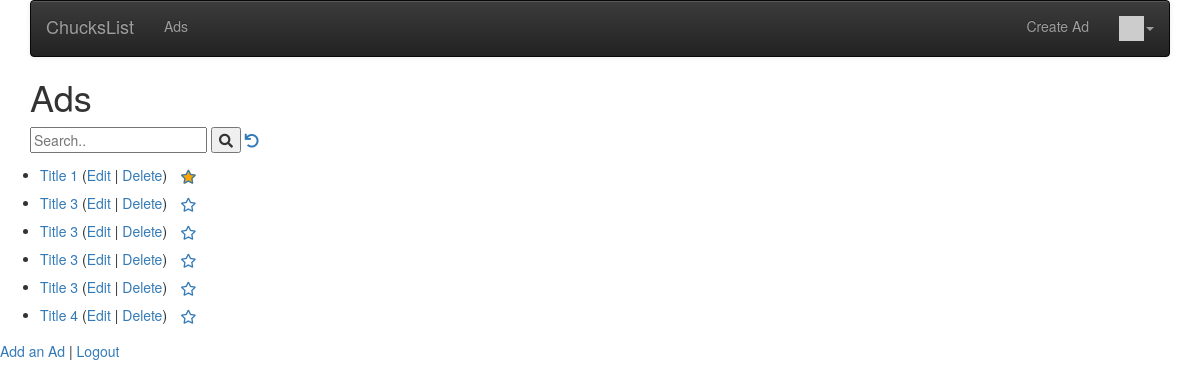
The app's page /ads (signed in), older data.
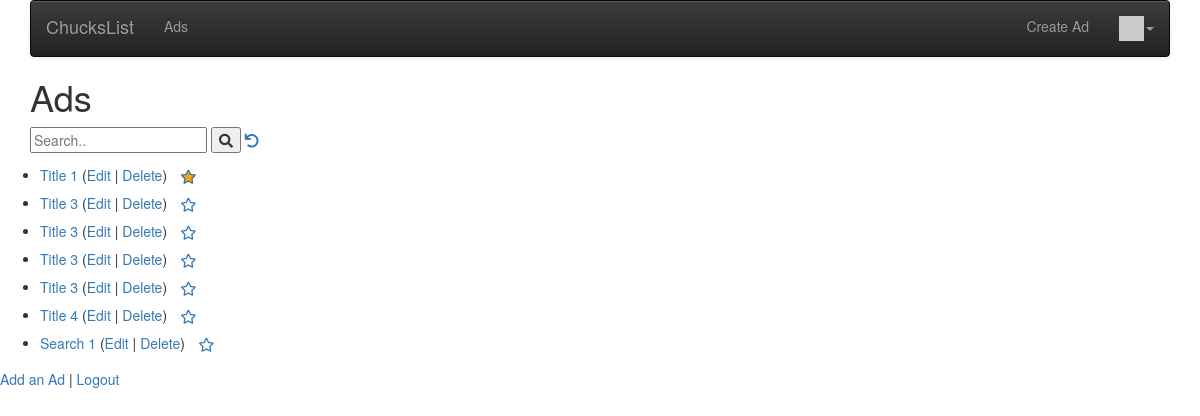
The same page, newer data.
### ads/models.py (models this page shows, shortened)
class Ad(models.Model) :
    title = models.CharField(
            max_length=200,
            validators=[MinLengthValidator(2, "Title must be greater than 2 characters")]
    )
    price = models.DecimalField(max_digits=7, decimal_places=2, null=True)
    text = models.TextField()
    picture = models.BinaryField(null=True, editable=True)
    content_type = models.CharField(max_length=256, null=True, help_text='The MIMEType of the file')
    owner = models.ForeignKey(settings.AUTH_USER_MODEL, on_delete=models.CASCADE)
    comments = models.ManyToManyField(settings.AUTH_USER_MODEL,
                                      through='Comment', related_name='comments_owned')
    favorites = models.ManyToManyField(settings.AUTH_USER_MODEL,
                                       through='Fav', related_name='favorite_ads')
    created_at = models.DateTimeField(auto_now_add=True)
    updated_at = models.DateTimeField(auto_now=True)

### ads/views.py (the view, shortened to what this page needs)
# urls.py: path('', views.AdListView.as_view()),
class AdListView(OwnerListView):
    model = Ad
    template_name = "ads/ad_list.html"
    def get(self, request):
        strval = request.GET.get("search", False)
        if strval:
            query = Q(title__contains=strval)
            query.add(Q(text__contains=strval), Q.OR)
            objects = Ad.objects.filter(query).select_related().order_by('-updated_at')[:10]
        else:
            ad_list = Ad.objects.all()
            favorites = list()
            if request.user.is_authenticated:
                rows = request.user.favorite_ads.values('id')
                favorites = [row['id'] for row in rows]
            ctx = {'ad_list': ad_list, 'favorites': favorites}
            return render(request, self.template_name, ctx)

### home/context_processors.py (called while the page is built)
def settings(request):
    return {
        'settings': django_settings,
    }

### home/templatetags/app_tags.py (called while the page is built)
@register.filter(name='gravatar')
def gravatar(user, size=35):
    email = str(user.email.strip().lower()).encode('utf-8')
    email_hash = md5(email).hexdigest()
    url = "//www.gravatar.com/avatar/{0}?s={1}&d=identicon&r=PG"
    return url.format(email_hash, size)

### ads/templates/ads/ad_list.html (shortened to what this page needs)
{% extends "base_menu.html" %}
{% block content %}
<h1>Ads</h1>
<form>
  <input type="text" placeholder="Search.." name="search"
  {% if search %} value="{{ search }}" {% endif %}>
  <button type="submit"><i class="fa fa-search"></i></button>
<a href="{% url 'ads:all' %}"><i class="fa fa-undo"></i></a>
</form>
</div>
<p>
{% if ad_list %}
<ul>
  {% for ad in ad_list %}
    <li>
        <a href="{% url 'ads:ad_detail'  ad.id %}">{{ ad.title }}</a>
        {% if ad.owner == user %}
        (<a href="{% url 'ads:ad_update' ad.id %}">Edit</a> |
        <a href="{% url 'ads:ad_delete' ad.id %}">Delete</a>)
        {% endif %}
        {% if user.is_authenticated %}
        <a href="#" onclick=
            "favPost('{% url 'ads:ad_unfavorite' ad.id %}', {{ ad.id }} );return false;"
            id="favorite_star_{{ad.id}}">
        <span class="fa-stack" style="vertical-align: middle;">
        <i class="fa fa-star fa-stack-1x" style="color: orange;"></i>
        <i class="fa fa-star-o fa-stack-1x"></i>
        </span>
        </a>
        <a href="#" onclick=
             "favPost('{% url 'ads:ad_favorite' ad.id %}', {{ ad.id }} );return false;"
            id="unfavorite_star_{{ad.id}}">
        <span class="fa-stack" style="vertical-align: middle;">
        <i class="fa fa-star-o fa-stack-1x"></i>
        </span>
        </a>
        {% endif %}
    </li>
  {% endfor %}
</ul>
{% else %}
  <p>There are no ads in the database.</p>
{% endif %}
</p>
<p>
<a href="{% url 'ads:ad_create' %}">Add an Ad</a> |
{% if user.is_authenticated %}
<a href="{% url 'logout' %}?next={% url 'ads:all' %}">Logout</a>
{% else %}
<a href="{% url 'login' %}?next={% url 'ads:all' %}">Login</a>
{% endif %}
</p>
{% endblock %}

### home/templates/base_menu.html (shortened to what this page needs)
{% extends "base_bootstrap.html" %}
{% block navbar %}
{% load app_tags %}
<nav class="navbar navbar-default navbar-inverse">
  <div class="container-fluid">
    <div class="navbar-header">
        <a class="navbar-brand" href="/">{{ settings.APP_NAME }}</a>
    </div>
    <ul class="nav navbar-nav">
      {% url 'ads' as ads %}
      <li {% if request.get_full_path == ads %}class="active"{% endif %}>
          <a href="{% url 'ads:all' %}">Ads</a></li>
    </ul>
    <ul class="nav navbar-nav navbar-right">
        {% if user.is_authenticated %}
        <li>
        <a href="{% url 'ads:ad_create' %}">Create Ad</a>
        </li>
        <li class="dropdown">
            <a href="#" data-toggle="dropdown" class="dropdown-toggle">
                <img style="width: 25px;" src="{{ user|gravatar:60 }}"/><b class="caret"></b>
            </a>
        </li>
        {% else %}
        <li>
        <a href="{% url 'login' %}?next={% url 'ads:all' %}">Login</a>
        </li>
        {% endif %}
    </ul>
  </div>
</nav>
{% endblock %}

### home/templates/base_bootstrap.html (shortened to what this page needs)
<!DOCTYPE html>
<html>
<head>
<link rel="stylesheet"
    href="https://maxcdn.bootstrapcdn.com/bootstrap/3.4.0/css/bootstrap.min.css"
>
<link rel="stylesheet"
    href="https://maxcdn.bootstrapcdn.com/bootstrap/3.4.0/css/bootstrap-theme.min.css"
>
<link rel="stylesheet"
    href="https://code.jquery.com/ui/1.12.1/themes/ui-lightness/jquery-ui.css"
>
<link rel="stylesheet" href="https://use.fontawesome.com/releases/v5.8.1/css/all.css">
<link rel="stylesheet" href="https://use.fontawesome.com/releases/v5.8.1/css/v4-shims.css">
</head>
<body>
<div class="container">
{% block navbar %} {% endblock %}
{% block content %}
{% endblock %}
</body>
</html>

Row changes from the older to the newer data that the page shows:
added Ad: title "Search 1", shows "Edit"
